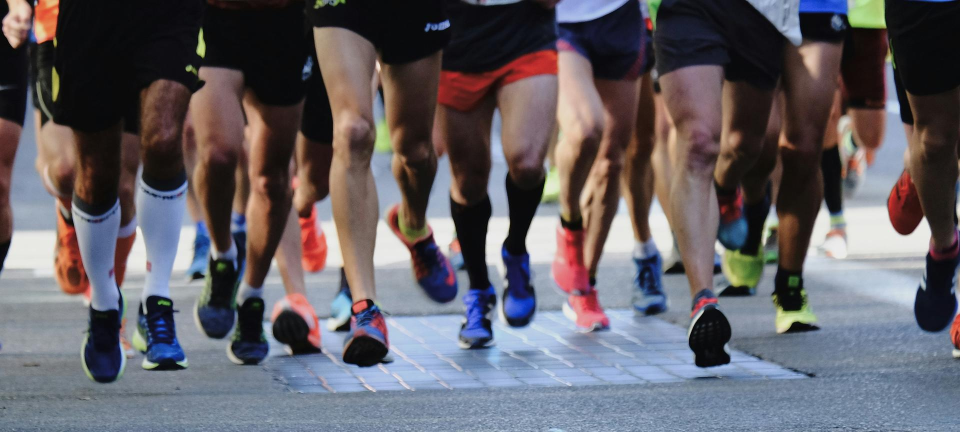
#> input picture assets-src/hero-source.jpg, 1920 x 864 px (shown at 1/2 size)
$ python build-images.py
#> lines starting #> are read from the running program, lines starting #| are printed output that depends on the picture
#!/usr/bin/env python3
"""Derive the responsive hero renditions from the original photograph.

The hero is the page's largest contentful paint, so it gets the most attention:
three widths, each in AVIF, WebP and JPEG. The browser picks one via <picture>,
and because it is a real <img> in the markup the preload scanner finds it before
the stylesheet has even arrived.

Run:  python3 tools/build-images.py
"""

import os
import sys
from PIL import Image

ROOT = os.path.dirname(os.path.dirname(os.path.abspath(__file__)))
SOURCE = os.path.join(ROOT, "assets-src", "hero-source.jpg")
OUT = os.path.join(ROOT, "public", "assets")

# Widths track the CSS breakpoints, doubled at the small end for dense screens.
WIDTHS = [800, 1280, 1920]
ASPECT = 864 / 1920  # the crop the design was built around

# Quality chosen per format. AVIF and WebP hold up far below JPEG's numbers, and
# this is a backdrop behind a 62-94% veil rather than something anyone inspects.
#
# AVIF quality was picked by measurement, not feel: compositing the veil over
# each candidate and diffing against the original gives a mean error under
# 1/255 all the way down to q20, but the WORST pixel degrades sharply once
# below q50 (Δ14 at q50, Δ27 at q35, Δ39 at q30) — isolated artifacts in the
# smooth regions. Dropping to q40 would save a further 10 KB; that is not worth
# a visible speck on the largest element on the page.
ENCODINGS = [
    ("avif", {"format": "AVIF", "quality": 50}),
    ("webp", {"format": "WEBP", "quality": 74, "method": 6}),
    ("jpg", {"format": "JPEG", "quality": 76, "optimize": True, "progressive": True}),
]


def build():
    if not os.path.exists(SOURCE):
        sys.exit(
            f"Missing {SOURCE}.\n"
            "The hero original lives in assets-src/ so it is never served — only "
            "the derived renditions belong in public/."
        )

    src = Image.open(SOURCE).convert("RGB")
#> src is the input picture: PIL image 1920x864 RGB; mean R, G, B 98.8, 95, 101.2
    rows = []

    for width in WIDTHS:
        height = round(width * ASPECT)
        # LANCZOS for downscaling; the source is larger than every rendition.
        resized = src.resize((width, height), Image.LANCZOS)

        for ext, opts in ENCODINGS:
            path = os.path.join(OUT, f"hero-{width}.{ext}")
            resized.save(path, **opts)
            rows.append((f"hero-{width}.{ext}", os.path.getsize(path)))
#> this loop made 1 pass
#> pass 1, in build, `resized = src.resize((width, height), Image.LANCZOS)`:
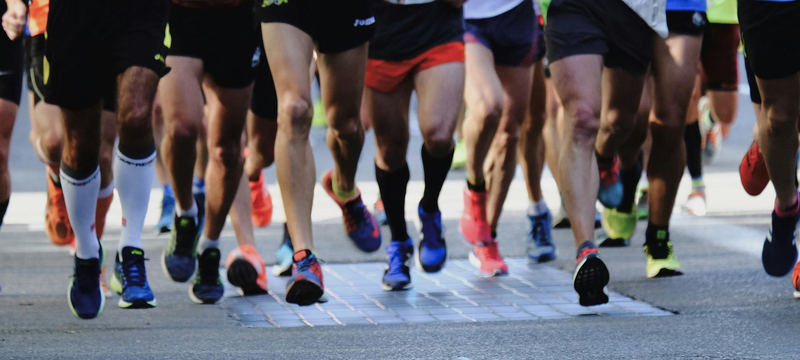
#> resized: PIL image 800x360 RGB; mean R, G, B 98.8, 95, 101.2
#> after the loop, rows = []

    baseline = dict(rows).get(f"hero-{WIDTHS[-1]}.jpg", 0)
    print(f"{'file':<22}{'size':>10}{'vs jpeg':>10}")
    for name, size in rows:
        width = name.split("-")[1].split(".")[0]
        jpeg = dict(rows)[f"hero-{width}.jpg"]
        delta = f"{(size / jpeg - 1) * 100:+.0f}%" if jpeg else "—"
        print(f"{name:<22}{size / 1024:>8.1f} KB{delta:>10}")


if __name__ == "__main__":
#> (the run stopped early here; a loop or call above may not have finished)
